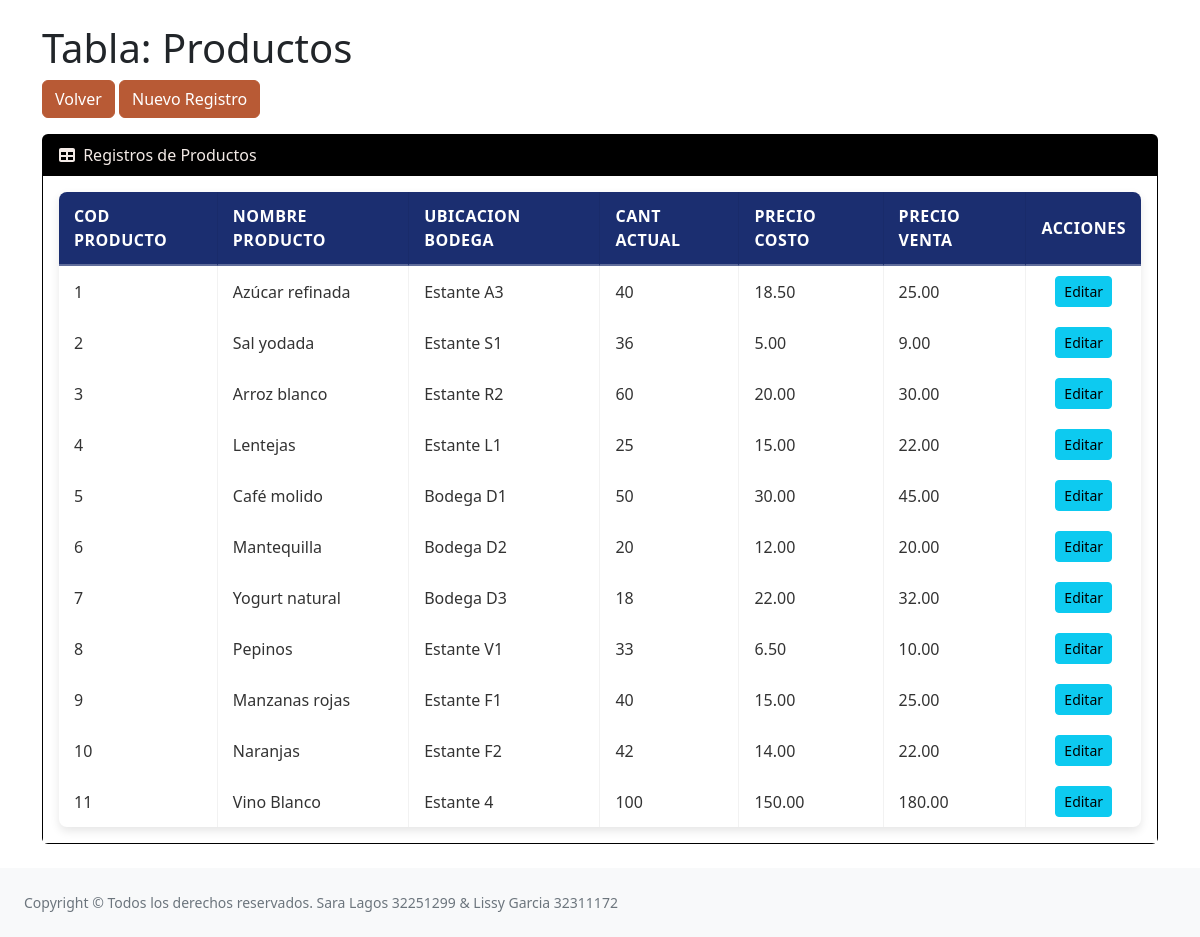
The app's page /admin.php?tabla=productos with its own data.
### tables this page shows
CREATE TABLE productos (
    cod_producto INT PRIMARY KEY AUTO_INCREMENT,
    nombre_producto VARCHAR(45) NOT NULL,
    ubicacion_bodega VARCHAR(60) NOT NULL,
    cant_actual INT NOT NULL,
    precio_costo DECIMAL(10,2) NOT NULL,
    precio_venta DECIMAL(10,2) NOT NULL
);

### admin.php (the view, shortened to what this page needs)
<?php
$tabla = $_GET['tabla'] ?? '';
require './config/database.php';
$sql = "SELECT * FROM `$tabla`";
$resultado = mysqli_query($db, $sql);
?>
<!DOCTYPE html>
<html lang="en">
    <head>
        <link href="https://cdn.jsdelivr.net/npm/simple-datatables@7.1.2/dist/style.min.css" rel="stylesheet" />
        <link href="css/styles-admin.css" rel="stylesheet" />
    </head>
    <body class="sb-nav-fixed">
        <div class="container mt-4">
    <h1>Tabla: <?php echo ucwords(str_replace("_", " ", $tabla)); ?></h1>
    <a href="index.php" class="btn btn-primary mb-3">Volver</a>
    <a href="#addProductModal" class="btn btn-success mb-3" data-toggle="modal">Nuevo Registro</a>
    <div class="card mb-4">
        <div class="card-header">
            <i class="fas fa-table me-1"></i>
            Registros de <?php echo ucwords(str_replace("_", " ", $tabla)); ?>
        </div>
        <div class="card-body">
            <table id="datatablesSimple">
<thead>
    <tr>
        <?php
$primerFila = mysqli_fetch_assoc($resultado);
$columnas = [];
$clavePrimaria = '';
if ($primerFila) {
    $keys = array_keys($primerFila);
    $clavePrimaria = $keys[0];
    foreach ($keys as $col) {
        if ($col !== $clavePrimaria) {
            $columnas[] = $col;
        }
    }
}
echo "<thead><tr>";
echo "<th>" . ucfirst(str_replace("_", " ", $clavePrimaria)) . "</th>";
foreach ($columnas as $col) {
    echo "<th>" . ucfirst(str_replace("_", " ", $col)) . "</th>";
}
echo "<th>Acciones</th>";
echo "</tr></thead>";
        ?>
    </tr>
</thead>
<tbody>
<?php
if ($primerFila) {
    echo "<tr>";
    echo "<td data-name='{$clavePrimaria}'>" . htmlspecialchars($primerFila[$clavePrimaria]) . "</td>";
    foreach ($columnas as $col) {
        echo "<td data-name='{$col}'>" . htmlspecialchars($primerFila[$col]) . "</td>";
    }
    echo "<td>
        <a href='#editProductModal' class='edit btn btn-sm btn-info' data-prod-id='{$primerFila[$clavePrimaria]}'>Editar</a>
    </td>";
    echo "</tr>";
}
while ($fila = mysqli_fetch_assoc($resultado)) {
    echo "<tr>";
    echo "<td data-name='{$clavePrimaria}'>" . htmlspecialchars($fila[$clavePrimaria]) . "</td>";
    foreach ($columnas as $col) {
        echo "<td data-name='{$col}'>" . htmlspecialchars($fila[$col]) . "</td>";
    }
    echo "<td>
        <a href='#editProductModal' class='edit btn btn-sm btn-info' data-prod-id='{$fila[$clavePrimaria]}'>Editar</a>
    </td>";
    echo "</tr>";
}
?>
</tbody>
            </table>
        </div>
    </div>
</div>
                <footer class="py-4 bg-light mt-auto">
                    <div class="container-fluid px-4">
                        <div class="d-flex align-items-center justify-content-between small">
                            <div class="text-muted">Copyright &copy; Todos los derechos reservados. Sara Lagos 32251299 & Lissy Garcia 32311172</div>
                        </div>
                    </div>
                </footer>
    </body>
</html>

### records on screen
productos: cod_producto "1", nombre_producto "Azúcar refinada", ubicacion_bodega "Estante A3", cant_actual "40", precio_costo "18.50", precio_venta "25.00"
productos: cod_producto "2", nombre_producto "Sal yodada", ubicacion_bodega "Estante S1", cant_actual "36", precio_costo "5.00", precio_venta "9.00"
productos: cod_producto "3", nombre_producto "Arroz blanco", ubicacion_bodega "Estante R2", cant_actual "60", precio_costo "20.00", precio_venta "30.00"
productos: cod_producto "4", nombre_producto "Lentejas", ubicacion_bodega "Estante L1", cant_actual "25", precio_costo "15.00", precio_venta "22.00"
productos: cod_producto "5", nombre_producto "Café molido", ubicacion_bodega "Bodega D1", cant_actual "50", precio_costo "30.00", precio_venta "45.00"
productos: cod_producto "6", nombre_producto "Mantequilla", ubicacion_bodega "Bodega D2", cant_actual "20", precio_costo "12.00", precio_venta "20.00"
productos: cod_producto "7", nombre_producto "Yogurt natural", ubicacion_bodega "Bodega D3", cant_actual "18", precio_costo "22.00", precio_venta "32.00"
productos: cod_producto "8", nombre_producto "Pepinos", ubicacion_bodega "Estante V1", cant_actual "33", precio_costo "6.50", precio_venta "10.00"
productos: cod_producto "9", nombre_producto "Manzanas rojas", ubicacion_bodega "Estante F1", cant_actual "40", precio_costo "15.00", precio_venta "25.00"
productos: cod_producto "10", nombre_producto "Naranjas", ubicacion_bodega "Estante F2", cant_actual "42", precio_costo "14.00", precio_venta "22.00"
productos: cod_producto "11", nombre_producto "Vino Blanco", ubicacion_bodega "Estante 4", cant_actual "100", precio_costo "150.00", precio_venta "180.00"

### other values on screen
str_replace("_", " ", $tabla) "Productos"
str_replace("_", " ", $clavePrimaria) "COD PRODUCTO"
str_replace("_", " ", $col) "NOMBRE PRODUCTO"
str_replace("_", " ", $col) "UBICACION BODEGA"
str_replace("_", " ", $col) "CANT ACTUAL"
str_replace("_", " ", $col) "PRECIO COSTO"
str_replace("_", " ", $col) "PRECIO VENTA"
